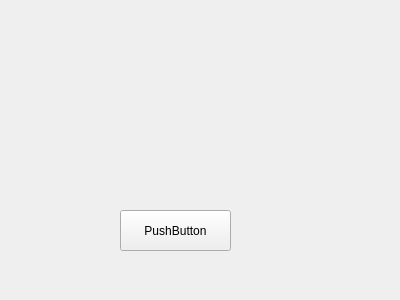
<?xml version="1.0" encoding="UTF-8"?>
<ui version="4.0">
 <class>Form</class>
 <widget class="QWidget" name="Form">
  <property name="geometry">
   <rect>
    <x>0</x>
    <y>0</y>
    <width>400</width>
    <height>300</height>
   </rect>
  </property>
  <property name="windowTitle">
   <string>Form</string>
  </property>
  <widget class="QPushButton" name="pushButton">
   <property name="geometry">
    <rect>
     <x>120</x>
     <y>210</y>
     <width>111</width>
     <height>41</height>
    </rect>
   </property>
   <property name="text">
    <string>PushButton</string>
   </property>
  </widget>
 </widget>
 <resources/>
 <connections/>
</ui>
